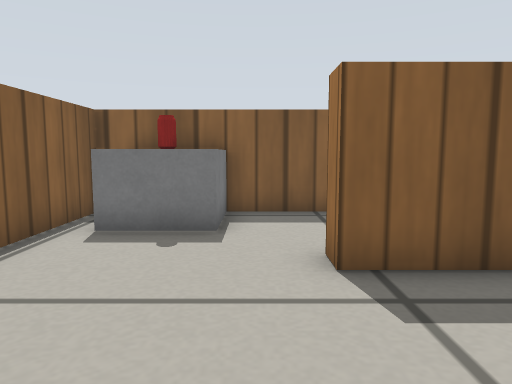
view 1 (above)

16 first-person views from a walk through a world built for the Gazebo simulator. The camera is 0.29 m above the floor, tilts 6° down and sees 70° across. The lines on the ground mark 1 m squares. The floor is counted in squares, 0.2 m on a side. Each view is taken from the middle of a square. On the plan, view 1 faces up. The plan holds only what a view shows up to about 16 squares ahead; the rest is blank. The robots in the file are not drawn. Gazebo's built-in surfaces are drawn with simple patterns.

view 2
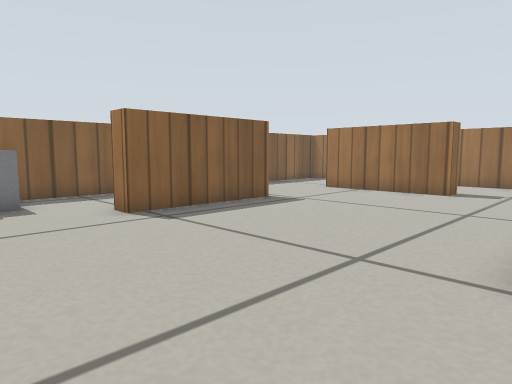

view 3
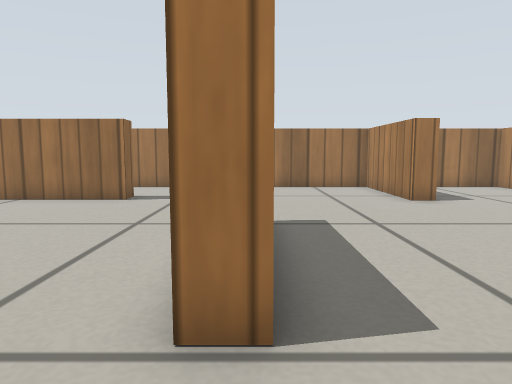

view 4
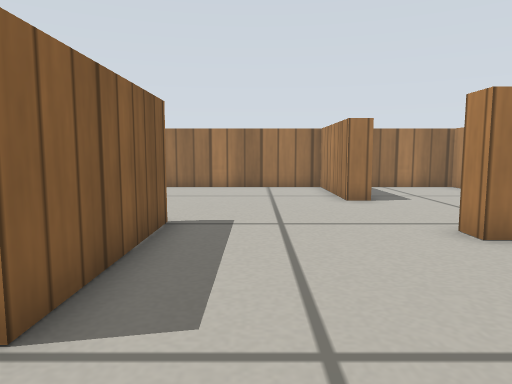

view 5
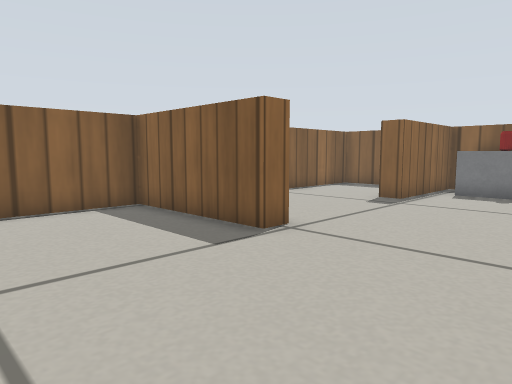

view 6
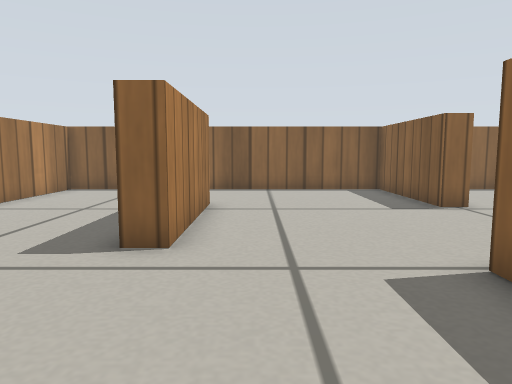

view 7
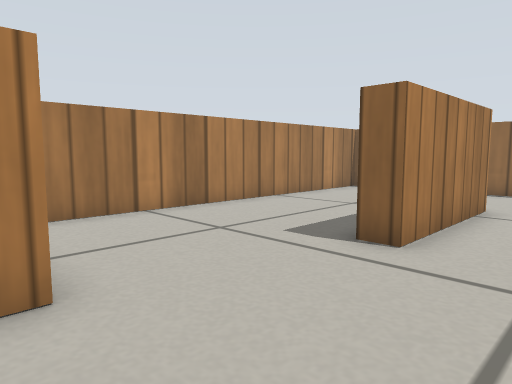

view 8
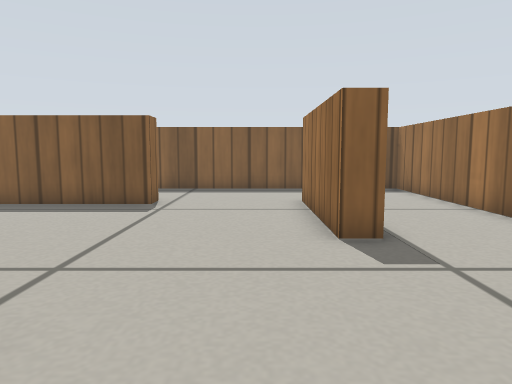

view 9
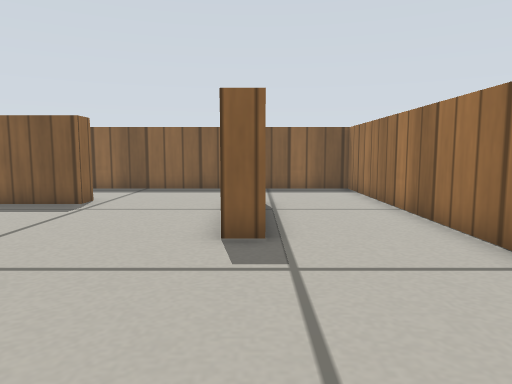

view 10
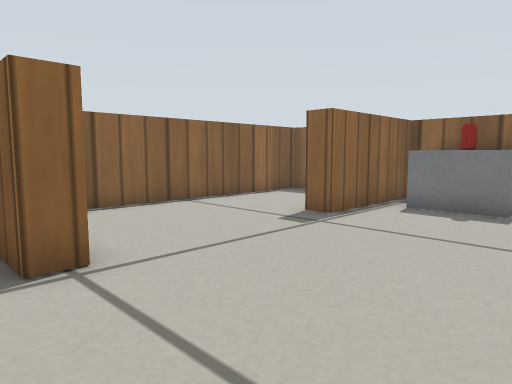

view 11
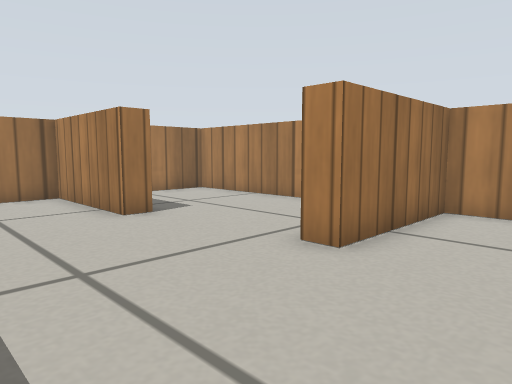

view 12
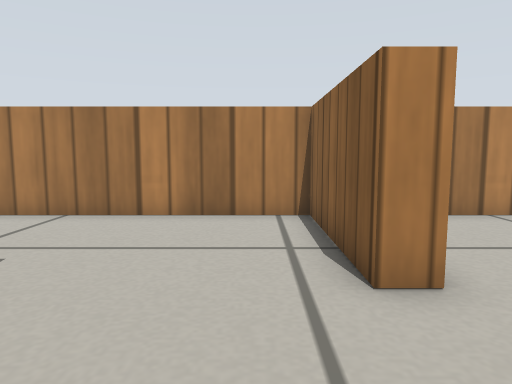

view 13
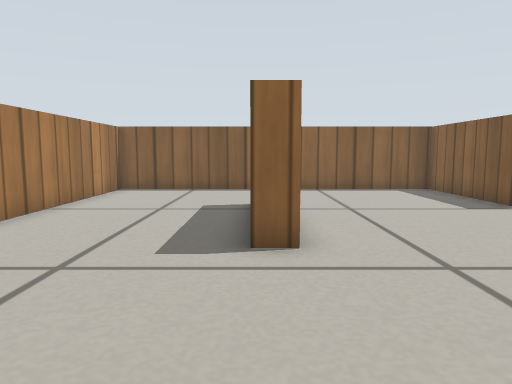

view 14
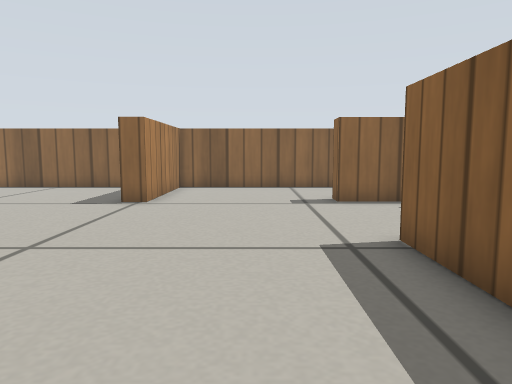

view 15
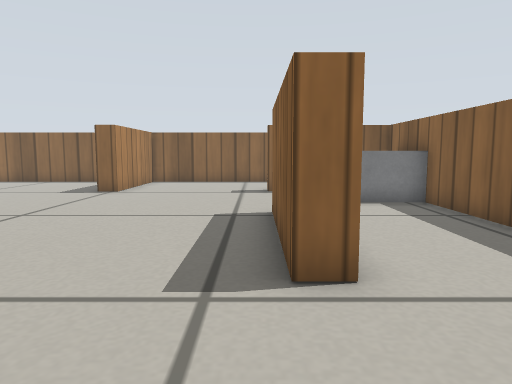

view 16
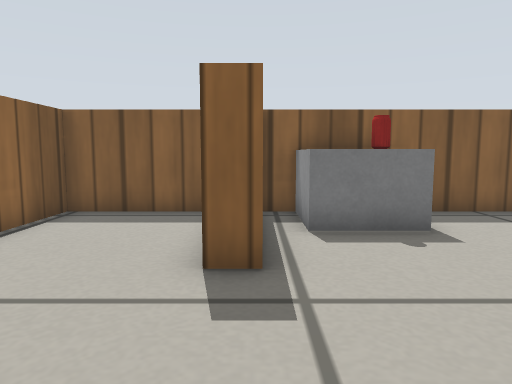

### Floor plan
Ten units are one square. View 1 is at (0, 0); x grows to the right and y downward. Boxes are objects, and circles mark ways between rooms. Rooms are numbered by the first view taken in them; rooms with no view inside come last. Other rooms are left out.
<svg viewBox="-92 -95 245 245">
<path fill="none" stroke="#000" d="M66 41 16 41 16 34M112 -1 104 -1 104 -51M-39 12 -39 20 -87 20 -87 145 50 145 50 98 57 98 57 145 148 145 148 110M60 -53 60 -44 10 -44 10 -53M102 96 102 88 148 88 148 -90 -39 -90 -39 -44 -48 -44M-45 83 5 83 5 91M-52 -90 -87 -90 -87 12 -39 12"/>
<rect x="-35" y="-85" width="10" height="20" fill="#bbb"><title>grey box</title></rect>
<rect x="-25" y="-75" width="10" height="10" fill="#bbb"><title>drink can</title></rect>
<rect x="-15" y="-85" width="10" height="20" fill="#bbb"><title>grey box</title></rect>
<circle cx="-40" cy="-20" r="3" fill="#2a7"/>
<text x="40" y="30">1</text>
<text x="-70" y="-40">2</text>
</svg>
Room 1 opens to room 2.

Where each view was taken, in squares from view 1:
view 1: 0 up, 0 right, facing up
view 2: 4 down, 3 left, facing up-right
view 3: 4 down, 1 left, facing right
view 4: 6 down, 1 left, facing right
view 5: 7 down, 1 right, facing up-left
view 6: 7 down, 6 right, facing left
view 7: 6 down, 6 right, facing down-left
view 8: 6 down, 9 right, facing up
view 9: 6 down, 11 right, facing up
view 10: 3 down, 1 right, facing up-left
view 11: 5 down, 2 right, facing down-right
view 12: 6 down, 7 right, facing down
view 13: 9 down, 6 right, facing left
view 14: 2 up, 7 right, facing left
view 15: 4 up, 10 right, facing left
view 16: 0 up, 4 left, facing up
